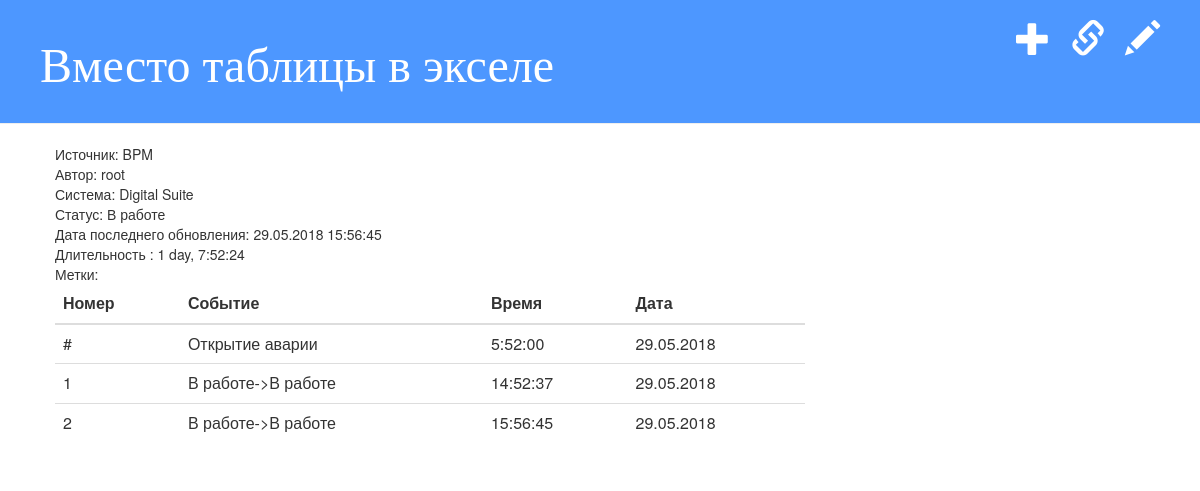
/accident_detail/5 (signed in), run on the app's committed database.
### accident/models.py (models this page shows, shortened)
class Accident(models.Model):
    author = models.ForeignKey('auth.User', on_delete=models.PROTECT)
    headline = models.CharField(max_length=200, verbose_name='заголовок')
    text = models.TextField(verbose_name='Описание аварии')
    system = models.ForeignKey(
        'System', on_delete=models.PROTECT, verbose_name='Система')
    created_date = models.DateTimeField(default=timezone.now)
    update_date = models.DateTimeField(blank=True, null=True)
    tag_var = models.TextField(blank=True)
    status = models.ForeignKey(
        'Status', on_delete=models.PROTECT, verbose_name='Статус', default=1)
    causes = models.TextField(null=True, blank=True, verbose_name='Влияние')
    step = models.TextField(null=True, blank=True)
    source = models.ForeignKey(
        'Source', on_delete=models.PROTECT, null=True, verbose_name='Источник')

class Source(models.Model):
    headline = models.TextField()
    comment = models.TextField(null=True, blank=True)
    def __str__(self):
        return self.headline

class System(models.Model):
    name = models.CharField(max_length=50)
    def __str__(self):
        return self.name

class Status(models.Model):
    headline = models.CharField(max_length=20)
    comment = models.TextField(null=True)
    end_point = models.BooleanField(default=False)
    def __str__(self):
        return self.headline

class Events(models.Model):
    date_time = models.DateTimeField(default=timezone.now)
    event = models.TextField(verbose_name='Действие', null=True)
    accident = models.ForeignKey('Accident', on_delete=models.CASCADE,verbose_name='')

### accident/views.py (the view)
# urls.py: path('accident_detail/<int:pk>', views.accident_detail, name='accident_detail'),
def accident_detail(request, pk):
    accident = get_object_or_404(Accident, pk=pk)
    events = Events.objects.filter(accident=pk).order_by('date_time')
    tag = Tag.objects.filter(accident=pk)
    last_date = events.aggregate(Max('date_time'))
    context = {'events': events, 'tag': tag,
               'accident': accident, 'last_date': last_date}
    return render(request, 'accident/accident_detail.html', context)

### accident/templatetags/accident_extras.py (called while the page is built)
def diff_date(value, arg=None):
    if arg is None:
        time_end = timezone.now()
    else:
        time_end = arg
    time_begin = value
    on_delay = time_end - time_begin
    return on_delay

### accident/templates/accident/accident_detail.html (shortened to what this page needs)
{% extends 'accident/base.html' %}
{% block add_link %}
    <a href="{% url 'edit' pk=accident.id %}" class="top-menu"><span class="glyphicon glyphicon-pencil"></span></a>
    <a href="{% url 'link_new' pk=accident.id %}" class="top-menu"><span class="glyphicon glyphicon-link"></span></a>
    <a href="{% url 'event_new' pk=accident.id %}" class="top-menu"><span class="glyphicon glyphicon-plus"></span></a>
{% endblock %}
{% block content %}
        Источник: {{ accident.source }}<br>
        Автор: {{ accident.author }}<br>
        Система: {{ accident.system }}<br>
        Статус: {{ accident.status }}<br>
        Дата последнего обновления: {{ last_date.date_time__max|date:"d.m.Y G:i:s" }}<br>
        {% load accident_extras %}
        Длительность :
        {% if accident.status.end_point %}
            {{ accident.created_date|diff_date:last_date.date_time__max }}
        {% else %}
            {{ accident.created_date|diff_date }}
        {% endif %}
        <br>
    Метки:
    <table border="0" class="table">
    	<thead>
    		<tr>
    			<th>
    				Номер
    			</th>
        		<th>
        			Событие
        		</th>
        		<th>
        			Время
        		</th>
                <th>
                    Дата
                </th>
        	</tr>
    	</thead>
            <tr>
                <td>#</td>
                <td>Открытие аварии</td>
                <td>{{ accident.created_date|date:"G:i:s" }}</td>
                <td>{{ accident.created_date|date:"d.m.Y" }}</td>
             </tr>
        {% for post in events %}
        	<tr>
        		<td>{{ forloop.counter }}</td>
        		<td>
        			{{ post.event }}
        		</td>
        		<td>
        			{{ post.date_time|date:"G:i:s" }}
        		</td>
                <td>
                    {{ post.date_time|date:"d.m.Y" }}
                </td>
        	</tr>
        {% endfor %}
        </table>
{% endblock %}

### accident/static/css/blog.css (style rules this page uses)
.top-menu, .top-menu:hover, .top-menu:visited { color: #ffffff; float: right; font-size: 26pt; margin-right: 20px; }

### data on the page
Accident: source "BPM", author "root", system "Digital Suite", status "В работе", created_date|diff_date "1 day, 7:52:24", created_date "5:52:00", created_date "29.05.2018"
Events: event "В работе->В работе", date_time "14:52:37", date_time "29.05.2018"
Events: event "В работе->В работе", date_time "15:56:45", date_time "29.05.2018"

### other printed values
{{ last_date.date_time__max|date:"d.m.Y G:i:s" }} "29.05.2018 15:56:45"
